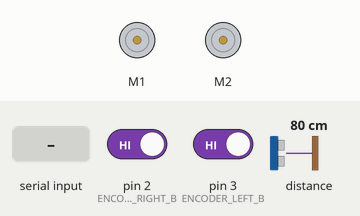
This sketch was run on a simulated Arduino Uno, built with avr-gcc and run on an emulated ATmega328P. On the bench: 2 × DC motor (green arrow = forward, orange = backward, longer = faster). The inputs (shaded band) are chosen by the test bench; at power-on: pin 2 (ENCODER_RIGHT_B) HIGH, pin 3 (ENCODER_LEFT_B) HIGH, distance to the obstacle 80 cm. What the sketch prints to the serial monitor is not drawn.

Above: at 1.2 s.
1.3 s: byte 1 (1) received over Serial
At 2.2 s:
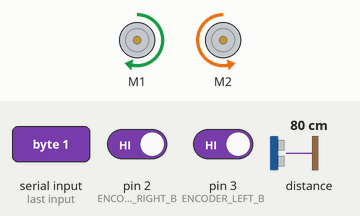
2.8 s: byte 3 (3) received over Serial
At 4.0 s:
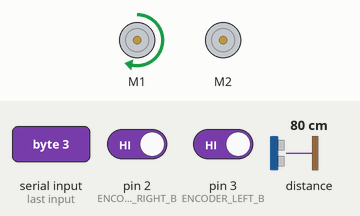
4.3 s: byte 2 (2) received over Serial
At 4.7 s:
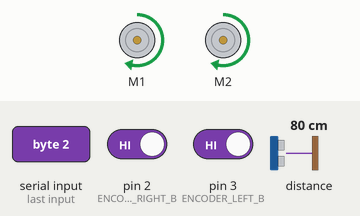
5.8 s: byte 2 (2) received over Serial
At 6.5 s:
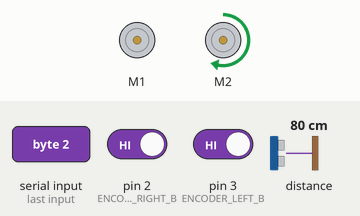
7.3 s: byte 4 (4) received over Serial
At 8.4 s:
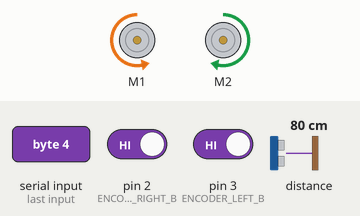
8.8 s: byte 4 (4) received over Serial
At 10.2 s:
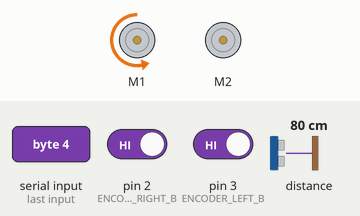
Timing chart, 0 to 11.3 s (numbered marks = the images above; inputs shaded):
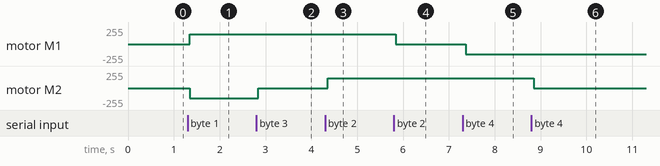

Measured:
- after the input at 1.3 s, motor M1: stopped → forward 150/255 after 0.05 s; motor M2: stopped → backward 150/255 after 0.05 s
- after the input at 2.8 s, motor M2: backward 150/255 → stopped at once
- after the input at 4.3 s, motor M2: stopped → forward 150/255 after 0.06 s
- after the input at 5.8 s, motor M1: forward 150/255 → stopped at once
- after the input at 7.3 s, motor M1: stopped → backward 150/255 after 0.06 s
- after the input at 8.8 s, motor M2: forward 150/255 → stopped after 0.05 s

The sketch:

TheSilentCartographer.ino
```cpp
#include <MeOrion.h>
#include <math.h>

#include <Wire.h>
#include "Adafruit_VL53L0X.h"

Adafruit_VL53L0X lox = Adafruit_VL53L0X();

MeDCMotor motorLeft(M1);
MeDCMotor motorRight(M2);

// Encoder pins
const int ENCODER_RIGHT_A = 8;
const int ENCODER_RIGHT_B = 2;  // INT0
const int ENCODER_LEFT_A = 9;
const int ENCODER_LEFT_B = 3;  // INT1

const int32_t ticks_per_rotation = 506*2;

int32_t targetEncoderLeft = 0;
int32_t targetEncoderRight = 0;
// Encoder counters
volatile int32_t encoderTicksLeft = 0;
volatile int32_t encoderTicksRight = 0;


int32_t encoderTicksLeftPrev = 0;
int32_t encoderTicksRightPrev = 0;

float xPos = 0.0;
float yPos = 0.0;
float angle = 0.0;

// Movement state flags
bool isMovingForward = false;
bool isMovingBackward = false;
bool isTurningLeft = false;
bool isTurningRight = false;


/**
* This method is called when there is a change in encoder ticks on the left motor.
* Increments or decrements `encoderTickLeft` depending on rotation.
*/
void handleLeftEncoder() {
  bool a = digitalRead(ENCODER_LEFT_A);
  bool b = digitalRead(ENCODER_LEFT_B);
  encoderTicksLeft += (a == b) ? -1 : 1;
}

/**
* This method is invoked when a change in encoder position is detected in the right motor.
* Increments or decrements `encoderTicksRight` depending on rotation.
*/
void handleRightEncoder() {
  bool a = digitalRead(ENCODER_RIGHT_A);
  bool b = digitalRead(ENCODER_RIGHT_B);
  encoderTicksRight += (a == b) ? -1 : 1;
}

void setup() {
  Serial.begin(115200);

  pinMode(ENCODER_LEFT_A, INPUT_PULLUP);
  pinMode(ENCODER_LEFT_B, INPUT_PULLUP);
  pinMode(ENCODER_RIGHT_A, INPUT_PULLUP);
  pinMode(ENCODER_RIGHT_B, INPUT_PULLUP);

  attachInterrupt(digitalPinToInterrupt(ENCODER_LEFT_B), handleLeftEncoder, CHANGE);
  attachInterrupt(digitalPinToInterrupt(ENCODER_RIGHT_B), handleRightEncoder, CHANGE);

  Wire.begin();
   if (!lox.begin()) {
    Serial.println(F("Failed to boot VL53L0X"));
    while(1);
  }
  lox.startRangeContinuous();

}

void resetEncoders() {
  encoderTicksLeft = 0;
  encoderTicksRight = 0;
}

#define WHEEL_CIRCUM ((float)(PI*7.0f))
#define WHEEL_DISTANCE (14.0f)

void debugEncoders(){

}

void odom(){

  float ldiff = (encoderTicksLeft-encoderTicksLeftPrev)*WHEEL_CIRCUM/(float)ticks_per_rotation;
  float rdiff = (encoderTicksRight-encoderTicksRightPrev)*WHEEL_CIRCUM/(float)ticks_per_rotation;
  encoderTicksLeftPrev = encoderTicksLeft;
  encoderTicksRightPrev = encoderTicksRight;

  float disp = (ldiff + rdiff)/2.0f;
  angle += (ldiff - rdiff)/WHEEL_DISTANCE;

  xPos += (float)cos(angle)*disp;
  yPos += (float)sin(angle)*disp;


  Serial.write(0xBB);
  float response[3] = { xPos, yPos, angle };
  Serial.write((uint8_t*)response, sizeof(response));

  // Serial.write(0xDD);
  // Serial.print("ld: ");
  // Serial.print(ldiff);
  // Serial.print(" rd: ");
  // Serial.print(rdiff);
  // Serial.print(" d: ");
  // Serial.print(disp);
  // Serial.print(" ad: ");
  // Serial.print((ldiff - rdiff)/WHEEL_DISTANCE);
  // Serial.print(" l: ");
  // Serial.print(encoderTicksLeft);
  // Serial.print(" pl: ");
  // Serial.print(encoderTicksLeftPrev);
  // Serial.print(" r: ");
  // Serial.print(encoderTicksRight);
  // Serial.print(" pr: ");
  // Serial.print(encoderTicksRightPrev);
  // Serial.println();
  // Serial.write(0);

  // Serial.print(" x: ");
  // Serial.print(xPos);
  // Serial.print(" y: ");
  // Serial.print(yPos);
  // Serial.print(" angle: ");
  // Serial.print(angle);
}

void loop() {
  if (Serial.available()) {
    // char buff[256];
    // int read = Serial.readBytes(buff, sizeof(buff));
    // Serial.write(buff, read);

    int32_t input = Serial.read();

    switch (input) {
      case 0:
        targetEncoderLeft = encoderTicksLeft;
        targetEncoderRight = encoderTicksRight;
        break;
      case 1:
        targetEncoderLeft += ticks_per_rotation;
        targetEncoderRight += ticks_per_rotation;
        break;
      case 2:
        targetEncoderLeft -= ticks_per_rotation;
        targetEncoderRight -= ticks_per_rotation;
        break;
      case 3:
        targetEncoderLeft += ticks_per_rotation;
        targetEncoderRight -= ticks_per_rotation;
        break;
      case 4:
        targetEncoderLeft -= ticks_per_rotation;
        targetEncoderRight += ticks_per_rotation;
        break;
    }

    Serial.write(0xAA);
    Serial.write(input);
  }

  odom();

   if (lox.isRangeComplete()) {
      Serial.write(0xCC);
      uint16_t value = lox.readRange();
      Serial.write((uint8_t*)&value, sizeof(value));
  }
  // Serial.print(" ");
  // Serial.print(encoderTicksLeft);
  // Serial.print(" ");
  // Serial.print(targetEncoderLeft);
  // Serial.print(" ");
  // Serial.print(encoderTicksRight);
  // Serial.print(" ");
  // Serial.print(targetEncoderRight);

  int32_t errorLeft = (targetEncoderLeft - encoderTicksLeft) * 10;
  int32_t errorRight = (targetEncoderRight - encoderTicksRight) * 10;

  // Serial.print("[");
  // Serial.print(errorLeft);
  // Serial.print(" ");
  // Serial.print(errorRight);
  // Serial.print("]");

  #define MAX_SPEED 150
  motorLeft.run(constrain(errorLeft, -MAX_SPEED, MAX_SPEED));
  motorRight.run(constrain(-errorRight, -MAX_SPEED, MAX_SPEED));
}
```
